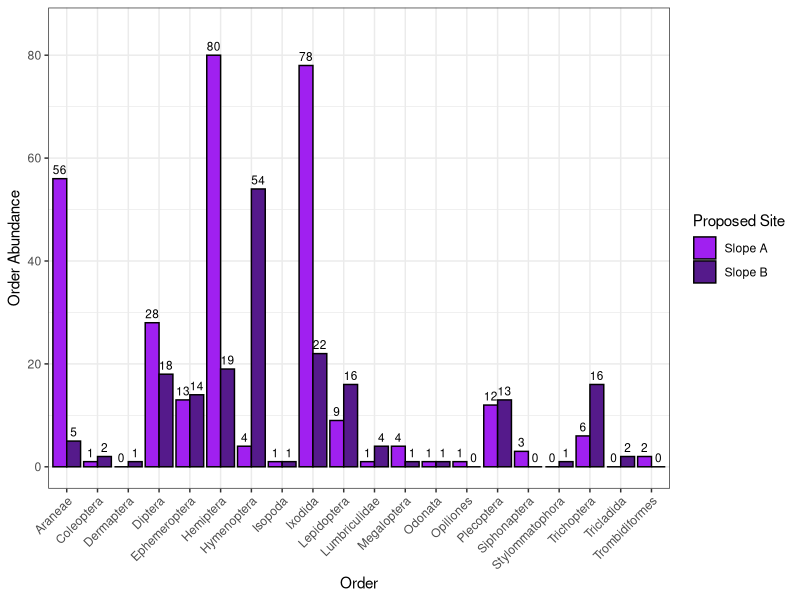
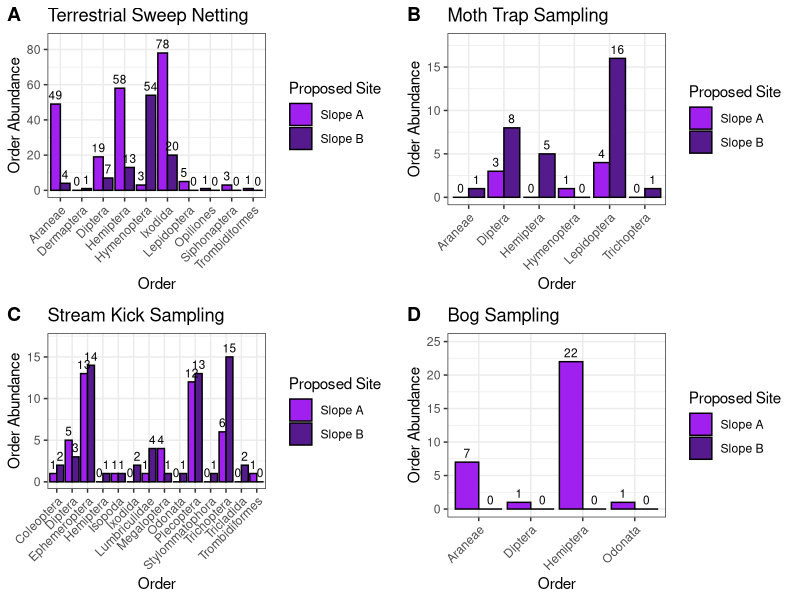
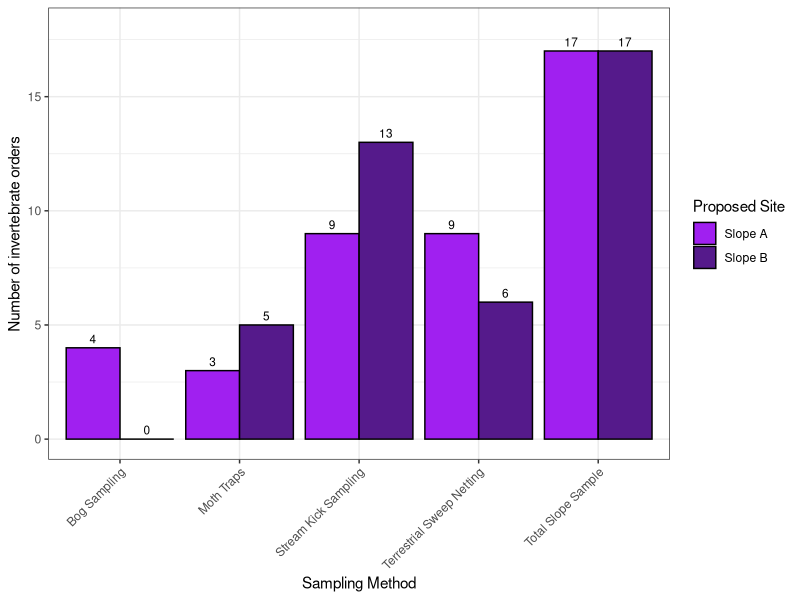
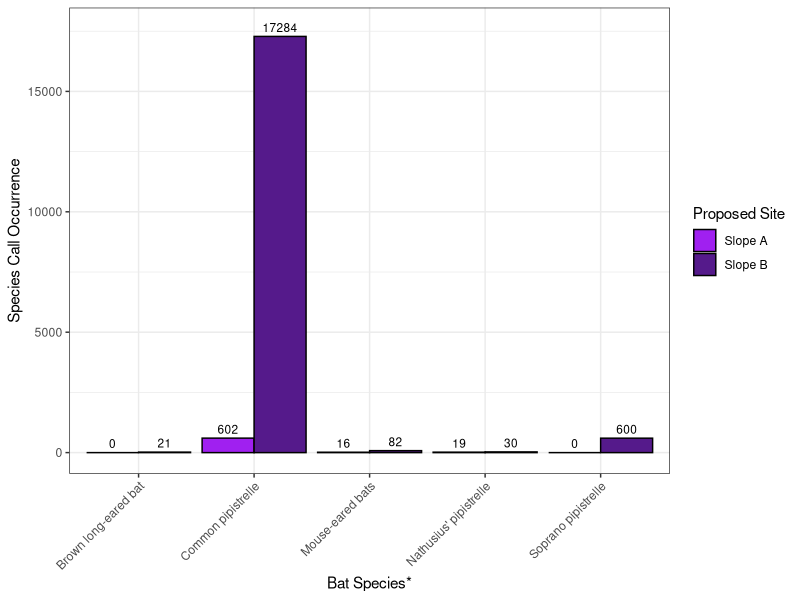
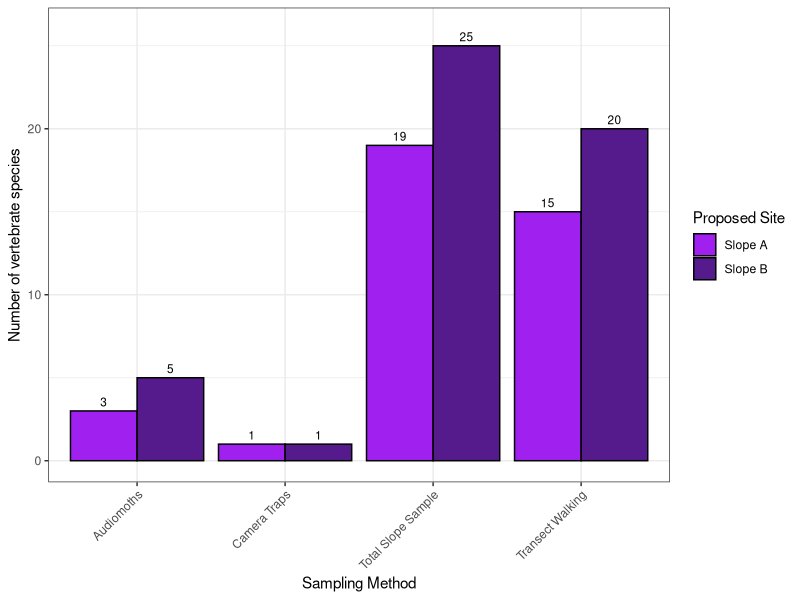
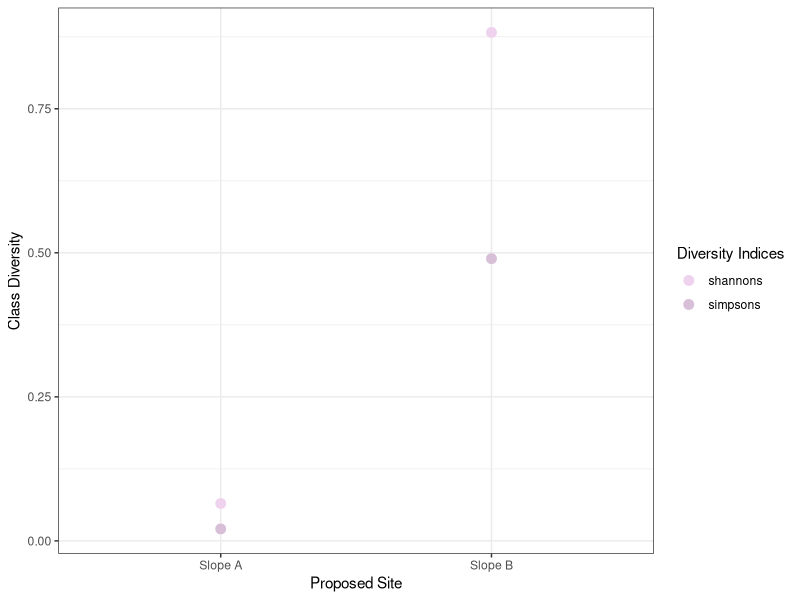
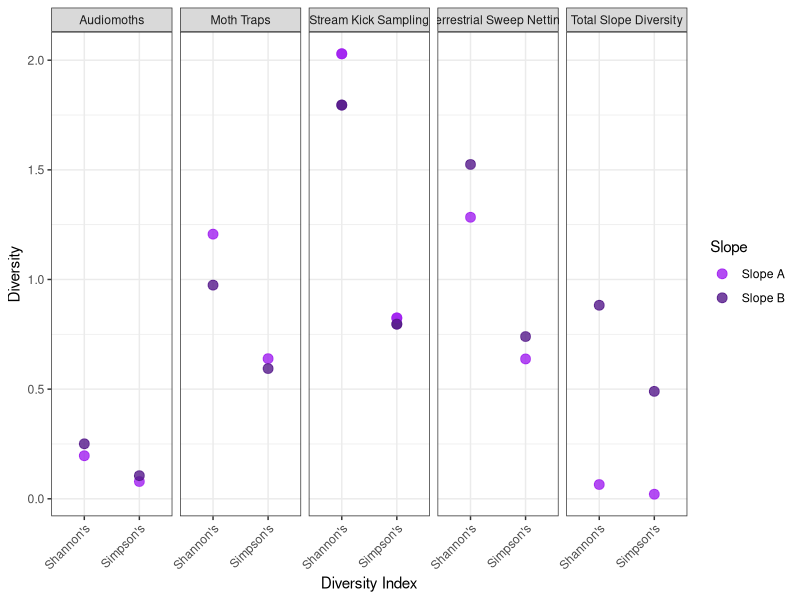

The R source for these figures, in order:
# clear environment
rm(list=ls())

# import packages needed
library(ggplot2)
library(dplyr)
library(vegan)
library(tidyr)
library(tibble)
library(cowplot)
# ...

# import full data set
arran_data_full <- read.csv('./Data/arran_data_full.csv')
# check the data set
head(arran_data_full)

# check data types
str(arran_data_full)
arran_data_full$eventID <- as.factor(arran_data_full$eventID)
arran_data_full$site <- as.factor(arran_data_full$site)
arran_data_full$samplingProtocol <- as.factor(arran_data_full$samplingProtocol)
arran_data_full$vernacularName <- as.factor(arran_data_full$vernacularName)
arran_data_full$individualCount <- as.numeric(arran_data_full$individualCount)
# ... need to finish
str(arran_data_full)

# create subsets of the data

vert_data <- arran_data_full %>% slice(236:302)
# for total number of vertebrate species use vert_data
# but for counts or diversity yse vert_count_data
vert_count_data <- vert_data %>% slice(47:67)




# ANALYSIS OF INVERTEBRATE BIODIVERSITY 
# subset the data on invertebrates
invert_data <- arran_data_full %>% slice(1:235)

# remove any instances witch could not be identified to order
invert_data <- invert_data %>%
  filter(order != "")

# abundances of each invertebrate order
invert_abundances <- invert_data %>%
  group_by(site, order) %>%
  summarise(total_count = sum(individualCount), .groups = "drop")
# add zeros for orders not present on one slope but present on another
invert_abundances <- invert_abundances %>%
  complete(order, site, fill = list(total_count = 0))

# plot abundances of each invertebrate order
ggplot(invert_abundances, aes(x = order, y = total_count, fill = site)) +
  geom_bar(stat = "identity", position = "dodge", colour = "black") +
  ylim(0,85) +
  geom_text(
    aes(label = total_count),
    position = position_dodge(width = 0.9), # Adjust text position to align with bars
    vjust = -0.5, # Position text slightly above the bars
    size = 3      # Adjust text size
  ) +
  labs(x = "Order", y = "Order Abundance") +
  scale_fill_manual(values = c("Slope A" = "purple", "Slope B" = "purple4"), name = "Proposed Site") +
  theme_bw() +
  theme(axis.text.x = element_text(angle = 45, vjust = 1, hjust=1))
# still need to adjust text size?
# change Key labels and heading
# spread out bars?

# calculate alpha diversity (here number of unique orders) for each site
invert_alpha_div <- invert_data %>%
  group_by(site) %>% # Group by site
  summarise(no_orders = n_distinct(order), .groups = "drop") # Count unique species

# analysis of invertebrate data - sweep netting
# subset of dataset including only data collected on terrestrial invertebrates using sweep netting techniques
invert_sweep_data1 <- invert_data[(1:26),]
invert_sweep_data2 <- invert_data[(49:126),]
invert_sweep_data <- rbind(invert_sweep_data1, invert_sweep_data2)
# remove any instances witch could not be identified to order
invert_sweep_data <- invert_sweep_data %>%
  filter(order != "")
# abundances of each invertebrate order
invert_sweep_abundances <- invert_sweep_data %>%
  group_by(site, order) %>%
  summarise(total_count = sum(individualCount), .groups = "drop")
# add zeros for orders not present on one slope but present on another
invert_sweep_abundances <- invert_sweep_abundances %>%
  complete(order, site, fill = list(total_count = 0))
# plot this data
invert_sweep_abundances_plot <- ggplot(invert_sweep_abundances, aes(x = order, y = total_count, fill = site)) +
  geom_bar(stat = "identity", position = "dodge", colour = "black") +
  ylim(0, 85) +            # Set y-axis limits from 0 to 500
  geom_text(
    aes(label = total_count),
    position = position_dodge(width = 0.9), # Adjust text position to align with bars
    vjust = -0.5, # Position text slightly above the bars
    size = 3      # Adjust text size
  ) +
  labs(x = "Order", y = "Order Abundance", title = "Terrestrial Sweep Netting") +
  scale_fill_manual(values = c("Slope A" = "purple", "Slope B" = "purple4"), name = "Proposed Site") +
  theme_bw() +
  theme(axis.text.x = element_text(angle = 45, vjust = 1, hjust=1))
# calculate alpha diversity ( number of unique orders) for each site
invert_sweep_div <- invert_sweep_data %>%
  group_by(site) %>% # Group by site
  summarise(no_orders = n_distinct(order), .groups = "drop") # Count unique species

# analysis of invertebrate data - moth traps
invert_moth_data <- invert_data[(27:48), ]
# remove any instances witch could not be identified to order
invert_moth_data <- invert_moth_data %>%
  filter(order != "")
# abundances of each invertebrate order
invert_moth_abundances <- invert_moth_data %>%
  group_by(site, order) %>%
  summarise(total_count = sum(individualCount), .groups = "drop")
# add zeros for orders not present on one slope but present on another
invert_moth_abundances <- invert_moth_abundances %>%
  complete(order, site, fill = list(total_count = 0))
# plot this data
invert_moth_abundances_plot <- ggplot(invert_moth_abundances, aes(x = order, y = total_count, fill = site)) +
  geom_bar(stat = "identity", position = "dodge", colour = "black") +
  ylim(0, 18) +
  geom_text(
    aes(label = total_count),
    position = position_dodge(width = 0.9), # Adjust text position to align with bars
    vjust = -0.5, # Position text slightly above the bars
    size = 3      # Adjust text size
  ) +
  labs(x = "Order", y = "Order Abundance", title = "Moth Trap Sampling") +
  scale_fill_manual(values = c("Slope A" = "purple", "Slope B" = "purple4"), name = "Proposed Site") +
  theme_bw() +
  theme(axis.text.x = element_text(angle = 45, vjust = 1, hjust=1))
# calculate alpha diversity ( number of unique orders) for each site
invert_moth_div <- invert_moth_data %>%
  group_by(site) %>% # Group by site
  summarise(no_orders = n_distinct(order), .groups = "drop") # Count unique species

# analysis of invertebrate data - streams
invert_stream_data <- invert_data[(127:204), ]
# remove any instances witch could not be identified to order
invert_stream_data <- invert_stream_data %>%
  filter(order != "")
# abundances of each invertebrate order
invert_stream_abundances <- invert_stream_data %>%
  group_by(site, order) %>%
  summarise(total_count = sum(individualCount), .groups = "drop")
# add zeros for orders not present on one slope but present on another
invert_stream_abundances <- invert_stream_abundances %>%
  complete(order, site, fill = list(total_count = 0))
# plot this data
invert_stream_abundances_plot <- ggplot(invert_stream_abundances, aes(x = order, y = total_count, fill = site)) +
  geom_bar(stat = "identity", position = "dodge", colour = "black") +
  ylim(0, 17) +
  geom_text(
    aes(label = total_count),
    position = position_dodge(width = 0.9), # Adjust text position to align with bars
    vjust = -0.5, # Position text slightly above the bars
    size = 3      # Adjust text size
  ) +
  labs(x = "Order", y = "Order Abundance", title = "Stream Kick Sampling") +
  scale_fill_manual(values = c("Slope A" = "purple", "Slope B" = "purple4"), name = "Proposed Site") +
  theme_bw() +
  theme(axis.text.x = element_text(angle = 45, vjust = 1, hjust=1))
# calculate alpha diversity ( number of unique orders) for each site
invert_stream_div <- invert_stream_data %>%
  group_by(site) %>% # Group by site
  summarise(no_orders = n_distinct(order), .groups = "drop") # Count unique species

# analysis of invertebrate data - bog
invert_bog_data <- invert_data[(205:223), ]
# remove any instances witch could not be identified to order
invert_bog_data <- invert_bog_data %>%
  filter(order != "")
# abundances of each invertebrate order
invert_bog_abundances <- invert_bog_data %>%
  group_by(site, order) %>%
  summarise(total_count = sum(individualCount), .groups = "drop")
# add zeros for orders not present on one slope but present on another
invert_bog_abundances <- invert_bog_abundances %>%
  complete(order, site, fill = list(total_count = 0))
# plot this data
invert_bog_abundances_plot <- ggplot(invert_bog_abundances, aes(x = order, y = total_count, fill = site)) +
  geom_bar(stat = "identity", position = "dodge", colour = "black") +
  ylim(0, 25) +
  geom_text(
    aes(label = total_count),
    position = position_dodge(width = 0.9), # Adjust text position to align with bars
    vjust = -0.5, # Position text slightly above the bars
    size = 3      # Adjust text size
  ) +
  labs(x = "Order", y = "Order Abundance", title = "Bog Sampling") +
  scale_fill_manual(values = c("Slope A" = "purple", "Slope B" = "purple4"), name = "Proposed Site") +
  theme_bw() +
  theme(axis.text.x = element_text(angle = 45, vjust = 1, hjust=1))
# calculate alpha diversity ( number of unique orders) for each site
invert_bog_div <- invert_bog_data %>%
  group_by(site) %>% # Group by site
  summarise(no_orders = n_distinct(order), .groups = "drop") # Count unique species

# combine all invert habitat order abundances
# call relevant plots, in panel display
plot_grid(invert_sweep_abundances_plot, invert_moth_abundances_plot, invert_stream_abundances_plot, invert_bog_abundances_plot, labels = "AUTO")

# combine all invert habitat order diversities
invert_sweep_div$sample <- c("Terrestrial Sweep Netting")
invert_moth_div$sample <- c("Moth Traps")
invert_stream_div$sample <- c("Stream Kick Sampling")
invert_bog_div_nrow <- data.frame(site = "Slope B", no_orders = 0)
invert_bog_div <- rbind(invert_bog_div, invert_bog_div_nrow)
invert_bog_div$sample <- c("Bog Sampling")
invert_alpha_div$sample <- c("Total Slope Sample")
invert_sample_div <- rbind(invert_sweep_div, invert_moth_div, invert_stream_div, invert_bog_div, invert_alpha_div)
# plot invert div data
ggplot(invert_sample_div, aes(x = sample, y = no_orders, fill = site)) +
  geom_bar(stat = "identity", position = "dodge", colour = "black") +
  ylim(0, 18) +
  geom_text(
    aes(label = no_orders),
    position = position_dodge(width = 0.9), # Adjust text position to align with bars
    vjust = -0.5, # Position text slightly above the bars
    size = 3      # Adjust text size
  ) +
  labs(x = "Sampling Method", y = "Number of invertebrate orders") + 
  scale_fill_manual(values = c("Slope A" = "purple", "Slope B" = "purple4"), name = "Proposed Site") +
  theme_bw() +
  theme(axis.text.x = element_text(angle = 45, vjust = 1, hjust=1))


# ANALYSIS OF VERTEBRATE BIODIVERSITY
 
# remove camera trap data due to small sample size
vert_count_data <- vert_count_data %>%
  filter(samplingProtocol != "Camera traps")

# rearrange for total count for each species by slope
vert_abundances <- vert_count_data %>%
  group_by(site, vernacularName) %>%
  summarise(total_count = sum(individualCount), .groups = "drop")

# add zeros for orders not present on one slope but present on another
vert_abundances <- vert_abundances %>%
  mutate(vernacularName = as.character(vernacularName),
         site = as.character(site)
  ) %>%
  complete(vernacularName, site, fill = list(total_count = 0))


ggplot(vert_abundances, aes(x = vernacularName, y = total_count, fill = site)) +
  geom_bar(stat = "identity", position = "dodge", colour = "black") +
  ylim(0,17600) +
  geom_text(
    aes(label = total_count),
    position = position_dodge(width = 0.9), # Adjust text position to align with bars
    vjust = -0.5, # Position text slightly above the bars
    size = 3      # Adjust text size
  ) +
  labs(x = "Bat Species*", y = "Species Call Occurrence") +
  scale_fill_manual(values = c("Slope A" = "purple", "Slope B" = "purple4"), name = "Proposed Site") +
  theme_bw() +
  theme(axis.text.x = element_text(angle = 45, vjust = 1, hjust=1))

# then can do calls per audiomoth!
# no - not informative, data too messy/ sample too small

# number of vertebrate species present on each slope, from all data
vert_alpha_div <- vert_data %>%
  group_by(site) %>% # Group by site
  summarise(no_species = n_distinct(vernacularName), .groups = "drop") # Count unique species

# transect vertebrate data
vert_transect_data <- vert_data[(1:46), ]
# no abundance data for this sampling technique, so cannot plot this
# calculate alpha diversity (number of unique orders) for each site
vert_transect_div <- vert_transect_data %>%
  group_by(site) %>% # Group by site
  summarise(no_species = n_distinct(vernacularName), .groups = "drop") # Count unique species

# audiomoth vertebrate data
vert_audiomoth_data <- vert_data[(47:65), ]
# abundances done above
# calculate alpha diversity (number of unique orders) for each site
vert_audiomoth_div <- vert_audiomoth_data %>%
  group_by(site) %>% # Group by site
  summarise(no_species = n_distinct(vernacularName), .groups = "drop") # Count unique species

# camera trap vertebrate data
vert_camera_data <- vert_data[(66:67), ]
# not doing abundances as only 2 species
# calculate alpha diversity (number of unique orders) for each site
vert_camera_div <- vert_camera_data %>%
  group_by(site) %>% # Group by site
  summarise(no_species = n_distinct(vernacularName), .groups = "drop") # Count unique species

# combine all invert habitat order diversities
vert_transect_div$sample <- c("Transect Walking")
vert_audiomoth_div$sample <- c("Audiomoths")
vert_camera_div$sample <- c("Camera Traps")
vert_alpha_div$sample <- c("Total Slope Sample")
vert_total_div <- vert_alpha_div
vert_sample_div <- rbind(vert_transect_div, vert_audiomoth_div, vert_camera_div, vert_total_div)

# plot vert div data
ggplot(vert_sample_div, aes(x = sample, y = no_species, fill = site)) +
  geom_bar(stat = "identity", position = "dodge", colour = "black") +
  ylim(0, 26) +
  geom_text(
    aes(label = no_species),
    position = position_dodge(width = 0.9), # Adjust text position to align with bars
    vjust = -0.5, # Position text slightly above the bars
    size = 3      # Adjust text size
  ) +
  labs(x = "Sampling Method", y = "Number of vertebrate species") + 
  scale_fill_manual(values = c("Slope A" = "purple", "Slope B" = "purple4"), name = "Proposed Site") +
  theme_bw() +
  theme(axis.text.x = element_text(angle = 45, vjust = 1, hjust=1))
# still need to adjust text sizes



# BETA DIVERSITY

# remove vertebrate presence data
arran_data_full2 <- arran_data_full[-(236:281), ]

arran_class_abundance <- arran_data_full2 %>%
  group_by(site, class) %>% # Group by site
  summarise(total_count = sum(individualCount), .groups = "drop") # sum abundance of each unique class

# remove empty rows of data - i.e. samples where nothing was found
arran_class_abundance <- arran_class_abundance %>%
  filter(total_count != 0)

# rearrange data set
arran_data_rearranged <- arran_class_abundance %>%
  tidyr::pivot_wider(names_from = class, values_from = total_count, values_fill = 0) %>%
  column_to_rownames(var = "site")

# Set the 'site' column as row names using tibble's function
rownames(arran_data_rearranged) <- arran_data_rearranged$site
#arran_data_rearranged <- arran_data_rearranged[, -1]  # Remove the 'site' column

# shannons
arran_shannons <- diversity(arran_data_rearranged[,1:11])
arran_shannons <- as.numeric(arran_shannons)

shannons_slopeA <- arran_shannons[2]
shannons_slopeB <- arran_shannons[1]

# simpsons
arran_simpsons <- diversity(arran_data_rearranged[,1:11], index = "simpson")
arran_simpsons <- as.numeric(arran_simpsons)

simpsons_slopeA <- arran_simpsons[2]
simpsons_slopeB <- arran_simpsons[1]

# combine indices into one dataframe
arran_diversity_indicies <- data.frame(diversity_index = character(0), Slope_A = numeric(0), Slope_B = numeric(0))
arran_shannons <- data.frame(diversity_index = "shannons", Slope_A = shannons_slopeA, Slope_B = shannons_slopeB)
arran_simpsons <- data.frame(diversity_index = "simpsons", Slope_A = simpsons_slopeA, Slope_B = simpsons_slopeB)
arran_diversity_indicies <- rbind(arran_diversity_indicies, arran_shannons, arran_simpsons)
# Slope A has higher diversity

arran_diversity_indicies$sample <- c("Total Slope Diversity")

# rearrange to long form to plot
arran_diversity_long <- arran_diversity_indicies %>%
  pivot_longer(cols = starts_with("Slope"), names_to = "Slope", values_to = "Diversity") %>%
  rename(Index = diversity_index)

# plot diversity indices
ggplot(arran_diversity_long, aes(x = Slope, y = Diversity)) +
  geom_point(aes(colour = Index), na.rm = T, size = 3) +
  labs(x = "Proposed Site", y = "Class Diversity", colour = "Diversity Indices") +
  scale_x_discrete(labels = c("Slope A", "Slope B"))+
  scale_colour_manual(values = c("thistle2", "thistle")) +
  theme_bw()


# repeat for sweep netting only
invert_sweep_abundances

invert_sweep_data_rearranged <- invert_sweep_abundances %>%
  tidyr::pivot_wider(names_from = order, values_from = total_count, values_fill = 0) %>%
  column_to_rownames(var = "site")
# Set the 'site' column as row names using tibble's function
rownames(invert_sweep_data_rearranged) <- invert_sweep_data_rearranged$site
# shannons
invert_sweep_shannons <- diversity(invert_sweep_data_rearranged)
invert_sweep_shannons_slopeA <- invert_sweep_shannons[2]
invert_sweep_shannons_slopeB <- invert_sweep_shannons[1]
# simpsons
invert_sweep_simpsons <- diversity(invert_sweep_data_rearranged, index = "simpson")
invert_sweep_simpsons_slopeA <- invert_sweep_simpsons[2]
invert_sweep_simpsons_slopeB <- invert_sweep_simpsons[1]
# combine moth indices
invert_sweep_div_indices <- data.frame(diversity_index = character(0), Slope_A = numeric(0), Slope_B = numeric(0), sample = character(0))
invert_sweep_shannons <- data.frame(diversity_index = "shannons", Slope_A = invert_sweep_shannons_slopeA, Slope_B = invert_sweep_shannons_slopeB, sample = "Terrestrial Sweep Netting")
invert_sweep_simpsons <- data.frame(diversity_index = "simpsons", Slope_A = invert_sweep_simpsons_slopeA, Slope_B = invert_sweep_simpsons_slopeB, sample = "Terrestrial Sweep Netting")
invert_sweep_diversity_indices <- rbind(invert_sweep_div_indices, invert_sweep_shannons, invert_sweep_simpsons)


# repeat for moth trap only
invert_moth_abundances
# rearrange data set
invert_moth_data_rearranged <- invert_moth_abundances %>%
  tidyr::pivot_wider(names_from = order, values_from = total_count, values_fill = 0) %>%
  column_to_rownames(var = "site")
# Set the 'site' column as row names using tibble's function
rownames(invert_moth_data_rearranged) <- invert_moth_data_rearranged$site
# shannons
invert_moth_shannons <- diversity(invert_moth_data_rearranged)
invert_moth_shannons_slopeA <- invert_moth_shannons[2]
invert_moth_shannons_slopeB <- invert_moth_shannons[1]
# simpsons
invert_moth_simpsons <- diversity(invert_moth_data_rearranged, index = "simpson")
invert_moth_simpsons_slopeA <- invert_moth_simpsons[2]
invert_moth_simpsons_slopeB <- invert_moth_simpsons[1]
# combine moth indices
invert_moth_div_indices <- data.frame(diversity_index = character(0), Slope_A = numeric(0), Slope_B = numeric(0), sample = character(0))
invert_moth_shannons <- data.frame(diversity_index = "shannons", Slope_A = invert_moth_shannons_slopeA, Slope_B = invert_moth_shannons_slopeB, sample = "Moth Traps")
invert_moth_simpsons <- data.frame(diversity_index = "simpsons", Slope_A = invert_moth_simpsons_slopeA, Slope_B = invert_moth_simpsons_slopeB, sample = "Moth Traps")
invert_moth_diversity_indices <- rbind(invert_moth_div_indices, invert_moth_shannons, invert_moth_simpsons)

# repeat for streams only
invert_stream_abundances
# rearrange data set
invert_stream_data_rearranged <- invert_stream_abundances %>%
  tidyr::pivot_wider(names_from = order, values_from = total_count, values_fill = 0) %>%
  column_to_rownames(var = "site")
# Set the 'site' column as row names using tibble's function
rownames(invert_stream_data_rearranged) <- invert_stream_data_rearranged$site
# shannons
invert_stream_shannons <- diversity(invert_stream_data_rearranged)
invert_stream_shannons_slopeA <- invert_stream_shannons[2]
invert_stream_shannons_slopeB <- invert_stream_shannons[1]
# simpsons
invert_stream_simpsons <- diversity(invert_stream_data_rearranged, index = "simpson")
invert_stream_simpsons_slopeA <- invert_stream_simpsons[2]
invert_stream_simpsons_slopeB <- invert_stream_simpsons[1]
# combine stream indices
invert_stream_div_indices <- data.frame(diversity_index = character(0), Slope_A = numeric(0), Slope_B = numeric(0), sample = character(0))
invert_stream_shannons <- data.frame(diversity_index = "shannons", Slope_A = invert_stream_shannons_slopeA, Slope_B = invert_stream_shannons_slopeB, sample = "Stream Kick Sampling")
invert_stream_simpsons <- data.frame(diversity_index = "simpsons", Slope_A = invert_stream_simpsons_slopeA, Slope_B = invert_stream_simpsons_slopeB, sample = "Stream Kick Sampling")
invert_stream_diversity_indices <- rbind(invert_stream_div_indices, invert_stream_shannons, invert_stream_simpsons)

# repeat for bog only
invert_bog_abundances
# rearrange data set
invert_bog_data_rearranged <- invert_bog_abundances %>%
  tidyr::pivot_wider(names_from = order, values_from = total_count, values_fill = 0) %>%
  column_to_rownames(var = "site")
# Set the 'site' column as row names using tibble's function
rownames(invert_bog_data_rearranged) <- invert_bog_data_rearranged$site
# shannons
invert_bog_shannons <- diversity(invert_bog_data_rearranged)
invert_bog_shannons_slopeA <- invert_bog_shannons[2]
invert_bog_shannons_slopeB <- invert_bog_shannons[1]
# simpsons
invert_bog_simpsons <- diversity(invert_bog_data_rearranged, index = "simpson")
invert_bog_simpsons_slopeA <- invert_bog_simpsons[2]
invert_bog_simpsons_slopeB <- invert_bog_simpsons[1]
# combine bog indices
invert_bog_div_indices <- data.frame(diversity_index = character(0), Slope_A = numeric(0), Slope_B = numeric(0), sample = character(0))
invert_bog_shannons <- data.frame(diversity_index = "shannons", Slope_A = invert_stream_shannons_slopeA, Slope_B = invert_stream_shannons_slopeB, sample = "Bog Sampling")
invert_bog_simpsons <- data.frame(diversity_index = "simpsons", Slope_A = invert_stream_simpsons_slopeA, Slope_B = invert_stream_simpsons_slopeB, sample = "Bog Sampling")
invert_bog_diversity_indices <- rbind(invert_stream_div_indices, invert_stream_shannons, invert_stream_simpsons)

# repeat for bats only
# abundances of each invertebrate order
vert_audiomoth_abundances <- vert_abundances
# rearrange data set
vert_audiomoth_data_rearranged <- vert_audiomoth_abundances %>%
  tidyr::pivot_wider(names_from = vernacularName, values_from = total_count, values_fill = 0) %>%
  column_to_rownames(var = "site")
# Set the 'site' column as row names using tibble's function
rownames(vert_audiomoth_data_rearranged) <- vert_audiomoth_data_rearranged$site
# shannons
vert_audiomoth_shannons <- diversity(vert_audiomoth_data_rearranged)
vert_audiomoth_shannons_slopeA <- vert_audiomoth_shannons[2]
vert_audiomoth_shannons_slopeB <- vert_audiomoth_shannons[1]
# simpsons
vert_audiomoth_simpsons <- diversity(vert_audiomoth_data_rearranged, index = "simpson")
vert_audiomoth_simpsons_slopeA <- vert_audiomoth_simpsons[2]
vert_audiomoth_simpsons_slopeB <- vert_audiomoth_simpsons[1]
# combine audiomoth indices
vert_audiomoth_div_indices <- data.frame(diversity_index = character(0), Slope_A = numeric(0), Slope_B = numeric(0), sample = character(0))
vert_audiomoth_shannons <- data.frame(diversity_index = "shannons", Slope_A = vert_audiomoth_shannons_slopeA, Slope_B = vert_audiomoth_shannons_slopeB, sample = "Audiomoths")
vert_audiomoth_simpsons <- data.frame(diversity_index = "simpsons", Slope_A = vert_audiomoth_simpsons_slopeA, Slope_B = vert_audiomoth_simpsons_slopeB, sample = "Audiomoths")
vert_audiomoth_diversity_indices <- rbind(vert_audiomoth_div_indices, vert_audiomoth_shannons, vert_audiomoth_simpsons)
# combine all diversity measures
all_sample_div <- rbind(invert_sweep_diversity_indices, invert_moth_diversity_indices, invert_stream_diversity_indices, invert_bog_diversity_indices, vert_audiomoth_diversity_indices, arran_diversity_indicies)

# rearrange to long form to plot
all_diversity_long <- all_sample_div %>%
  pivot_longer(cols = starts_with("Slope"), names_to = "Slope", values_to = "Diversity") %>%
  rename(Index = diversity_index)

# plot diversity indices
ggplot(all_diversity_long, aes(x = Index, y = Diversity)) +
  geom_point(aes(colour = Slope), na.rm = T, size = 3, alpha = 0.8) +
  facet_wrap(~sample, ncol = 5, nrow = 1) +
  labs(x = "Diversity Index", y = "Diversity", colour = "Slope") +
  scale_x_discrete(labels = c("Shannon's", "Simpson's"))+
  scale_colour_manual(values = c("purple", "purple4"), labels = c("Slope A", "Slope B")) +
  theme_bw() +
  theme(axis.text.x = element_text(angle = 45, vjust = 1, hjust=1))
